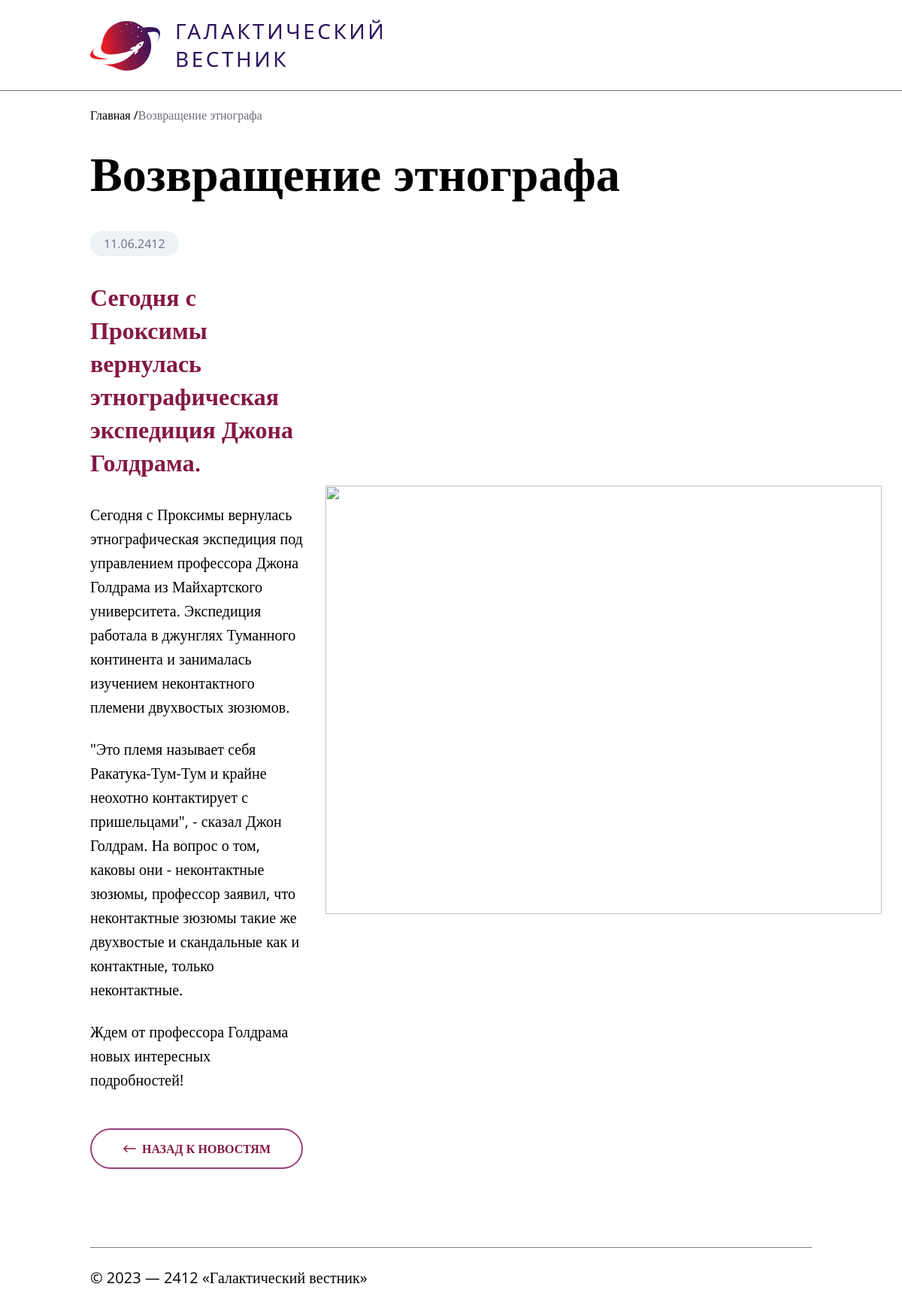
/news/16/, run on the app's committed database.
### tables this page shows
CREATE TABLE `news` (
  `id` int(11) unsigned NOT NULL AUTO_INCREMENT,
  `date` datetime NULL DEFAULT NULL,
  `title` varchar(250) NOT NULL DEFAULT '',
  `announce` text NULL DEFAULT NULL,
  `content` text NULL DEFAULT NULL,
  `image` varchar(250) NOT NULL DEFAULT '',
  PRIMARY KEY (`id`),
  KEY `id` (`id`),

  KEY `idx_news_date` (`date`));

### Controller/ControllerNews.php (called while the page is built, shortened)
<?php
class ControllerNews
{
    private $model;
    private $baseUrl;
    public function __construct()
    {
        $this->model = new \Model\ModelNews();
        $this->baseUrl = 'http://test.prokhorik/';
    }
    public function actionDetail($id)
    {
        $detailNews = $this->model->getItem((int)$id);
        $detailNews['image_url'] = $this->baseUrl . 'images/' . $detailNews['image'];
        $data = compact('detailNews', 'mainPageUrl');
        $this->renderView('Detail.php', $data);
    }
    private function renderView($view, $data)
    {
        extract($data);
        include_once "View/News/" . $view;
        include_once "View/Layout.php";
    }
}

### DB.php (called while the page is built)
<?php
class DB
{
    private static $instance = null;
    private $connection;
    private function __construct()
    {
        $host = 'localhost';
        $dbname = 'workspace__test';
        $username = 'root';
        $password = 'root';
        $port = 3306;
        try {
            $this->connection = new PDO("mysql:host=$host;dbname=$dbname;port=$port", $username, $password);
            $this->connection->setAttribute(PDO::ATTR_ERRMODE, PDO::ERRMODE_EXCEPTION);
        } catch (PDOException $exp) {
            echo "Error: {$exp->getMessage()}";
            exit;
        }
    }
    public static function getInstance()
    {
        if (self::$instance == null) {
            self::$instance = new DB();
        }
        return self::$instance;
    }
    public static function conn()
    {
        return self::getInstance()->getConnection();
    }
    private function getConnection()
    {
        return $this->connection;
    }
}

### Model/ModelNews.php (called while the page is built, shortened)
<?php
class ModelNews
{
    public function getItem($id)
    {
        $sql = "SELECT * FROM news WHERE id = :id";
        $sth = \DB::conn()->prepare($sql);
        $sth->bindParam(':id', $id, PDO::PARAM_INT);
        $sth->execute();
        return $sth->fetch();
    }
}

### View/News/Detail.php (the view, shortened to what this page needs)
<div class="bread_crumbs">
    <a class="bread_crumbs_start" href="/news/">Главная /</a>
    <a class="bread_crumbs_end"><?php echo $detailNews['title']; ?></a>
</div>
<div class="detail_block_title">
    <h1><?php echo $detailNews['title']; ?></h1>
</div>
<div class="detail_news_wrapper">
    <div class="detail_news">
        <div class="detail_date">
            <time><?php echo date('d.m.Y', strtotime($detailNews['date'])); ?></time>
        </div>
        <h1 class="detail_news_title"><?php echo $detailNews['announce']; ?></h1>
        <div class="detail_news_text"><?php echo $detailNews['content']; ?></div>
        <a href="/news/">
            <button class="btn detail_more_btn">
                Назад к новостям
            </button>
        </a>
    </div>
    <img class="detail_news_img" src="<?php echo $detailNews['image_url']; ?>">
</div>

### styles/index.css (style rules this page uses)
body, html { width: 100%; height: 100%; }
body { display: flex; flex-wrap: wrap; justify-content: center; }
time { background: #ECF2F5; border-radius: 20px; padding: 6px 18px; font-family: 'Open Sans'; font-style: normal; font-weight: 400; font-size: 16px; line-height: 22px; color: #6C6E7B; }
.btn_arrow { fill: #841844; }
.btn { border: 2px solid #841844; border-radius: 50px; background: #FFFFFF; color: #841844; font-family: 'Open Sans'; font-style: normal; font-weight: 600; font-size: 16px; line-height: 22px; text-transform: uppercase; white-space: nowrap; }

### styles/detail.css (style rules this page uses)
.bread_crumbs { width: 80%; height: 8%; display: flex; align-items: center; }
.detail_news_wrapper { width: 80%; margin-bottom: calc(100vh * 0.13); display: flex; align-items: center; }
.detail_news { width: 49%; display: flex; flex-wrap: wrap; }
.detail_date { border-radius: 20px; padding:6px 18px 6px 0px; margin-bottom: calc(100vh * 0.04); }
.detail_news_title { width: 100%; font-family: 'Open Sans'; font-style: normal; font-weight: 600; font-size: 32px; line-height: 44px; color: #841844; margin-bottom: calc(100vh * 0.04); }
.detail_news_text { width: 100%; font-family: 'Open Sans'; font-style: normal; font-weight: 400; font-size: 20px; line-height: 160%; color: #000000; margin-bottom: calc(100vh * 0.03); }
.detail_news_text p { margin-bottom: calc(100vh * 0.03); }
.detail_more_btn { padding: 16px 41px; width: 283px; height: 54px; border: 2px solid #9B407A; border-radius: 50px; display: flex; justify-content: center; align-items: center; }
.btn_arrow { margin-right: 7px; }
.detail_block_title { width: 80%; font-family: 'Open Sans'; font-style: normal; font-weight: 600; font-size: 64px; line-height: 140%; margin-bottom:calc(100vh * 0.04); }
.detail_news_img { width: 740px; height: 570px; margin-left: 30px; }
.bread_crumbs_start { font-family: 'Open Sans'; font-style: normal; font-weight: 400; font-size: 16px; line-height: 22px; color: #000000; }
.bread_crumbs_end { font-family: 'Open Sans'; font-style: normal; font-weight: 400; font-size: 16px; line-height: 22px; color: #6C6E7B; }

### data on the page
news: title "Возвращение этнографа", date "11.06.2412", announce "Сегодня с Проксимы вернулась этнографическая экспедиция Джона Голдрама.", content "Сегодня с Проксимы вернулась этнографическая экспедиция под управлением профессора Джона Голдрама из Майхартского университета. Экспедиция работала в джунглях Туманного континента и занималась изучением неконтактного племени двухвостых зюзюмов. \"Это племя называет себя Ракатука-Тум-Тум и крайне неохотно контактирует с пришельцами\", - сказал Джон Голдрам. На вопрос о том, каковы они - неконтактные зюзюмы, профессор заявил, что неконтактные зюзюмы такие же двухвостые и скандальные как и контактные, только неконтактные. Ждем от профессора Голдрама новых интересных подробностей!"
